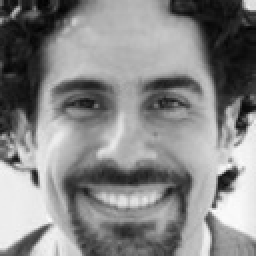
#> input picture Faces/Alex_Lacamoire/1.jpg, 128 x 128 px (shown 2 times larger); its folder holds only this picture in this run
$ python test_face_features.py   (older library calls are emulated)
#> lines starting #> are read from the running program, lines starting #| are printed output that depends on the picture; long printed decimals are rounded
### src/preprocessing/processor.py
"""
Preprocessing Module
=====================
Face Detection → Eye-Landmark Alignment → Rotation → Crop → Resize → Normalize
"""

import cv2
import numpy as np
import os
from pathlib import Path

_CASCADE_DIR = Path(__file__).resolve().parents[2] / "data" / "haarcascades"


def _cascade_path(filename: str) -> str:
    """Prefer bundled cascades (Cloud-safe); fall back to cv2.data when present."""
    bundled = _CASCADE_DIR / filename
    if bundled.exists():
        return str(bundled)
    data = getattr(cv2, "data", None)
    if data is not None and hasattr(data, "haarcascades"):
        return os.path.join(data.haarcascades, filename)
    raise FileNotFoundError(
        f"Haar cascade not found: {filename}. Expected at {_CASCADE_DIR}"
    )


def _face_cascade():
    if not hasattr(cv2, "CascadeClassifier"):
        raise RuntimeError(
            f"OpenCV build missing CascadeClassifier (cv2 {getattr(cv2, '__version__', '?')}). "
            "Install opencv-python-headless<5."
        )
    cascade = cv2.CascadeClassifier(_cascade_path("haarcascade_frontalface_default.xml"))
    if cascade.empty():
        raise RuntimeError("Failed to load Haar cascade classifiers.")
    return cascade


# [14 lines left out: function face_detected, not called in this run]


def detect_and_align_face(image, target_size=(128, 128)):
    """
    Full pipeline:
      1. Convert to grayscale
      2. Detect face (Haar Cascade)
      3. Detect eyes within face ROI
      4. Compute eye-centre angle → rotate for alignment
      5. Crop aligned face → resize → normalize [0,1]
    """
    if not hasattr(cv2, "CascadeClassifier"):
        raise RuntimeError(
            f"OpenCV build missing CascadeClassifier (cv2 {getattr(cv2, '__version__', '?')}). "
            "Install opencv-python-headless<5."
        )

    face_cascade = _face_cascade()
    eye_cascade = cv2.CascadeClassifier(_cascade_path("haarcascade_eye.xml"))

    if eye_cascade.empty():
        raise RuntimeError("Failed to load Haar cascade classifiers.")

    if len(image.shape) == 3:
        gray = cv2.cvtColor(image, cv2.COLOR_BGR2GRAY)
    else:
        gray = image.copy()

    # ── Step 1: Detect face ───────────────────────────────
    faces = face_cascade.detectMultiScale(gray, scaleFactor=1.3, minNeighbors=5, minSize=(30, 30))

    if len(faces) == 0:
        # Fallback: centre-crop
        h, w = gray.shape
        side = min(h, w)
        top, left = (h - side) // 2, (w - side) // 2
        face_roi  = gray[top:top+side, left:left+side]
        resized   = cv2.resize(face_roi, target_size)
        return resized / 255.0

    # Largest face
    x, y, fw, fh = sorted(faces, key=lambda f: f[2]*f[3], reverse=True)[0]
    face_gray = gray[y:y+fh, x:x+fw]

    # ── Step 2: Eye-landmark detection inside face ROI ────
    eyes = eye_cascade.detectMultiScale(face_gray, scaleFactor=1.1, minNeighbors=5)

    if len(eyes) >= 2:
        # Sort eyes left → right by x-centre
        eye_centres = sorted(
            [(ex + ew//2, ey + eh//2) for (ex, ey, ew, eh) in eyes],
            key=lambda c: c[0]
        )
        left_eye  = eye_centres[0]   # (cx, cy) relative to face_gray
        right_eye = eye_centres[1]

        # ── Step 3: Compute rotation angle ───────────────
        dx = right_eye[0] - left_eye[0]
        dy = right_eye[1] - left_eye[1]
        angle = np.degrees(np.arctan2(dy, dx))

        # ── Step 4: Rotate face image ─────────────────────
        face_h, face_w = face_gray.shape
        centre = (face_w // 2, face_h // 2)
        M = cv2.getRotationMatrix2D(centre, angle, scale=1.0)
        aligned = cv2.warpAffine(face_gray, M, (face_w, face_h),
                                  flags=cv2.INTER_LINEAR,
                                  borderMode=cv2.BORDER_REPLICATE)
    else:
        # No eyes found — use raw face crop
        aligned = face_gray

    # ── Step 5: Resize & Normalize ────────────────────────
    resized    = cv2.resize(aligned, target_size)
    normalized = resized / 255.0
    return normalized


# [7 lines left out: function preprocess_image, not called in this run]

### src/features/extractors.py
"""
Feature Extraction Module
==========================
Methods : SIFT | HOG | Gabor | Canny
Fusion  : SIFT + HOG + Gabor          ← Research Fusion (Mam's paper focus)
Full    : SIFT + HOG + Gabor + Canny  ← Full Hybrid Fusion
"""

import cv2
import numpy as np
from skimage.feature import hog


# ── 1. SIFT (128-dim) ─────────────────────────────────────
def extract_sift_features(image, n_features=500):
    if image.dtype != np.uint8:
        image = (image * 255).astype(np.uint8)
    sift = cv2.SIFT_create(nfeatures=n_features, nOctaveLayers=3,
                            contrastThreshold=0.04, edgeThreshold=10, sigma=1.6)
    _, descriptors = sift.detectAndCompute(image, None)
    if descriptors is None or len(descriptors) == 0:
        return np.zeros(128)
    return np.mean(descriptors, axis=0)


# ── 2. HOG (gradient histogram) ───────────────────────────
def extract_hog_features(image):
    return hog(image, orientations=9, pixels_per_cell=(8, 8),
               cells_per_block=(2, 2), visualize=False, channel_axis=None)


# ── 3. Gabor (24-dim filter bank) ─────────────────────────
def extract_gabor_features(image, frequencies=(0.1, 0.3, 0.5), thetas=(0, 45, 90, 135)):
    if image.dtype != np.uint8:
        image = (image * 255).astype(np.uint8)
    features = []
    for freq in frequencies:
        for theta in thetas:
            kernel = cv2.getGaborKernel((21, 21), sigma=4, theta=np.deg2rad(theta),
                                        lambd=1.0/freq, gamma=0.5, psi=0)
            filtered = cv2.filter2D(image, cv2.CV_64F, kernel)
            features.extend([filtered.mean(), filtered.std()])
    return np.array(features)


# ── 4. Canny (65-dim edge density) ────────────────────────
# [15 lines left out: function extract_canny_features, not called in this run]


# ── Individual dispatcher ──────────────────────────────────
METHOD_MAP = {
    "sift":  extract_sift_features,
    "hog":   extract_hog_features,
    "gabor": extract_gabor_features,
    "canny": extract_canny_features,
}

# [5 lines left out: function extract_by_method, not called in this run]


def normalize_vector(v):
    """Normalize vector to unit length"""
    norm = np.linalg.norm(v)
    if norm == 0:
        return v
    return v / norm


# ── Research Fusion: SIFT + HOG + Gabor (Mam's paper focus) ─
def extract_research_fusion(image):
    """SIFT + HOG + Gabor — matches Mam's proposed fusion."""
    sift_feat = normalize_vector(extract_sift_features(image))   # 128
    hog_feat = normalize_vector(extract_hog_features(image))    # variable
    gabor_feat = normalize_vector(extract_gabor_features(image))  # 24
    return np.concatenate([sift_feat, hog_feat, gabor_feat])


# ── Full Hybrid: SIFT + HOG + Gabor + Canny ───────────────
# [7 lines left out: function extract_hybrid_features, not called in this run]

### test_face_features.py

import cv2
import numpy as np
from pathlib import Path
from src.features.extractors import extract_research_fusion, extract_sift_features, extract_hog_features, extract_gabor_features
from src.preprocessing.processor import detect_and_align_face
import json

CUSTOM_FACES_DIR = Path("Faces")
# Load index
with open("Faces/index.json") as f:
#> (reads Faces/index.json from the repository)
    index = json.load(f)

for face_id, data in index["registered_faces"].items():
    print(f"\n--- Face: {data['name']} ---")
    print(f"Avg encoding len: {len(data['avg_encoding'])}")
    print(f"First 10 values: {data['avg_encoding'][:10]}")

# Let's test loading a test image (if any)
test_images = list(CUSTOM_FACES_DIR.glob("*/*.jpg"))
for img_path in test_images[:2]:
    print(f"\n--- Testing image: {img_path} ---")
    img = cv2.imread(str(img_path))
#> img is the input picture: shape (128, 128, 3); min 2, max 252, mean 135
    aligned = detect_and_align_face(img)
#> in detect_and_align_face, `faces = face_cascade.detectMultiScale(gray, scaleFactor=1.3, minNeighb..`: faces = [[7, 7, 114, 114]]
#> in detect_and_align_face, `x, y, fw, fh = sorted(faces, key=lambda f: f[2]*f[3], reverse=True)[0]`: x = 7; fw = 114
#> in detect_and_align_face, `face_gray = gray[y:y+fh, x:x+fw]`:
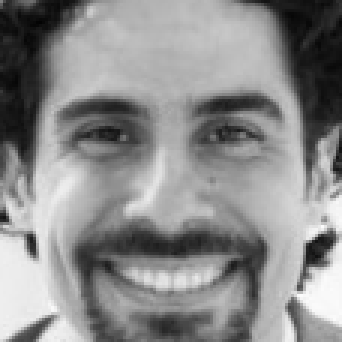
#> face_gray: shape (114, 114) (shown 3 times larger); min 3, max 252, mean 139.1
#> in detect_and_align_face, `eyes = eye_cascade.detectMultiScale(face_gray, scaleFactor=1.1, minNei..`: eyes = [[20, 30, 30, 30], [59, 28, 33, 33]]
#> in detect_and_align_face, `eye_centres = sorted( [(ex + ew//2, ey + eh//2) for (ex, ey, ew, eh) i..`: eye_centres = [(35, 45), (75, 44)]
#> in detect_and_align_face, `left_eye  = eye_centres[0]`: left_eye = (35, 45)
#> in detect_and_align_face, `right_eye = eye_centres[1]`: right_eye = (75, 44)
#> in detect_and_align_face, `dx = right_eye[0] - left_eye[0]`: dx = 40
#> in detect_and_align_face, `dy = right_eye[1] - left_eye[1]`: dy = -1
#> in detect_and_align_face, `angle = np.degrees(np.arctan2(dy, dx))`: angle = -1.43
#> in detect_and_align_face, `M = cv2.getRotationMatrix2D(centre, angle, scale=1.0)`: M = [[1, -0.025, 1.44], [0.025, 1, -1.41]]
#> in detect_and_align_face, `aligned = cv2.warpAffine(face_gray, M, (face_w, face_h), flags=cv2.INT..`:
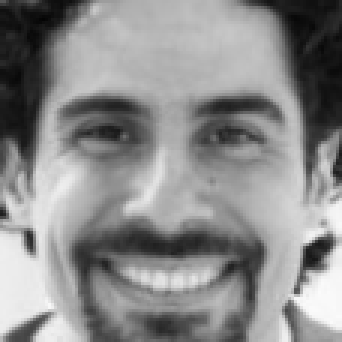
#> aligned: shape (114, 114) (shown 3 times larger); min 4, max 251, mean 139.1
#> in detect_and_align_face, `resized    = cv2.resize(aligned, target_size)`:
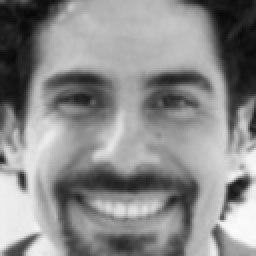
#> resized: shape (128, 128) (shown 2 times larger); min 6, max 251, mean 138.9
    print(f"Aligned shape: {aligned.shape}")
#| Aligned shape: (128, 128)

    sift = extract_sift_features(aligned)
#> sift = 128 values, max 102.4 at index 80, min 8.04 at index 20, mean 25.24
    hog = extract_hog_features(aligned)
#> hog = 8100 values, max 0.737 at index 7050, min 0 at index 70, mean 0.116
    gabor = extract_gabor_features(aligned)
#> after the loop in extract_gabor_features, `for freq in frequencies:`:
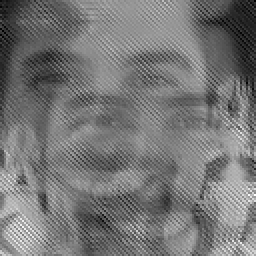
#> filtered: shape (128, 128) float64 (shown 2 times larger); min -3.53, max 37.72, mean 15.7; drawn with min black and max white
#> after the loop in extract_gabor_features, `for freq in frequencies:`: features = [884, 921.3, 1758.2, 920.6, 882.1, 816.3, 1762.1, 848.7, 53.8, 40.38, 33.64, 30.68, 54.08, 39.88, 33.75, 29.2, 68.6, 27.52, 15.61, 5.83, 68.84, 25.8, 15.66, 5.84]
#> gabor = 24 values, max 1762.1 at index 6, min 5.83 at index 19, mean 389.3
    fused = extract_research_fusion(aligned)
#> in normalize_vector, `norm = np.linalg.norm(v)`: norm = 339.6
#> in extract_research_fusion, `sift_feat = normalize_vector(extract_sift_features(image))`: sift_feat = 128 values, max 0.302 at index 80, min 0.0237 at index 20, mean 0.0743
#> in extract_research_fusion, `hog_feat = normalize_vector(extract_hog_features(image))`: hog_feat = 8100 values, max 0.0491 at index 7050, min 0 at index 70, mean 0.00772
#> in extract_research_fusion, `gabor_feat = normalize_vector(extract_gabor_features(image))`: gabor_feat = 24 values, max 0.535 at index 6, min 0.00177 at index 19, mean 0.118
#> fused = 8252 values, max 0.535 at index 8234, min 0 at index 198, mean 0.00907

    print(f"SIFT len: {len(sift)}, first 5: {sift[:5]}")
#| SIFT len: 128, first 5: [30.955 25.854 21.809 21.112  17.191]
    print(f"HOG len: {len(hog)}, first 5: {hog[:5]}")
#| HOG len: 8100, first 5: [0.2905  0.048 0.03769 0.1396 0.2905 ]
    print(f"Gabor len: {len(gabor)}, first 5: {gabor[:5]}")
#| Gabor len: 24, first 5: [ 884.003  921.279 1758.196  920.560  882.139]
    print(f"Fused len: {len(fused)}")
#| Fused len: 8252
#> pass 2 of the loop `for img_path in test_images[:2]:`:
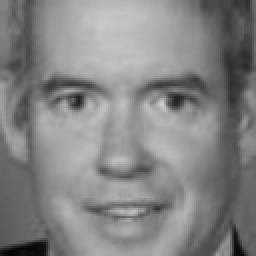
#> input picture Faces/Leo_Jackson/1.jpg, 128 x 128 px (shown 2 times larger)
#> img is the input picture: shape (128, 128, 3); min 5, max 207, mean 132
#> faces = [[13, 12, 102, 102]]
#> x = 13; y = 12; fw = 102
#> in detect_and_align_face (call 2), `face_gray = gray[y:y+fh, x:x+fw]`:
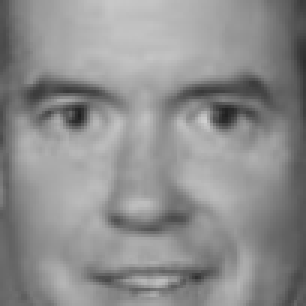
#> face_gray: shape (102, 102) (shown 3 times larger); min 30, max 207, mean 141.9
#> eyes = [[8, 23, 30, 30], [56, 21, 34, 34]]
#> eye_centres = [(23, 38), (73, 38)]
#> left_eye = (23, 38)
#> right_eye = (73, 38)
#> dx = 50
#> dy = 0
#> M = [[1, 0, 0], [0, 1, 0]]
#| Aligned shape: (128, 128)
#> sift = 128 values, max 93.16 at index 48, min 6.69 at index 26, mean 26.13
#> hog = 8100 values, max 0.501 at index 2001, min 0 at index 1, mean 0.118
#> after the loop in extract_gabor_features (call 3), `for freq in frequencies:`:
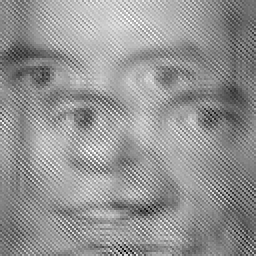
#> filtered: shape (128, 128) float64 (shown 2 times larger); min 1.7, max 26.19, mean 16; drawn with min black and max white
#> after the loop in extract_gabor_features (call 3), `for freq in frequencies:`: features = [898.1, 391.3, 1796.1, 448.5, 903.3, 486.5, 1796.6, 446.2, 55.19, 16.92, 34.43, 8.59, 55.15, 18.77, 34.46, 9.04, 70.3, 16.29, 15.97, 3.58, 70.25, 15.67, 15.99, 3.56]
#> gabor = 24 values, max 1796.6 at index 6, min 3.56 at index 23, mean 317.1
#> fused = 8252 values, max 0.603 at index 8234, min 0 at index 129, mean 0.0092
#| SIFT len: 128, first 5: [14.138 10.5      23.569 31.655 26.259]
#| HOG len: 8100, first 5: [0.3689 0.         0.         0.         0.03046]
#| Gabor len: 24, first 5: [ 898.109  391.332 1796.059  448.510  903.307]
#| Fused len: 8252

# Now let's see what happens when comparing all!
if index["registered_faces"]:
    print("\n--- Comparing all registered faces with each other ---")
    registered = list(index["registered_faces"].values())
    for i in range(len(registered)):
        for j in range(len(registered)):
            if i != j:
                v1 = np.array(registered[i]["avg_encoding"])
                v2 = np.array(registered[j]["avg_encoding"])
                score = np.dot(v1, v2) / (np.linalg.norm(v1) * np.linalg.norm(v2))
                print(f"{registered[i]['name']} <-> {registered[j]['name']}: {score:.4f} (confidence: {(score+1)/2*100:.2f}%)")
